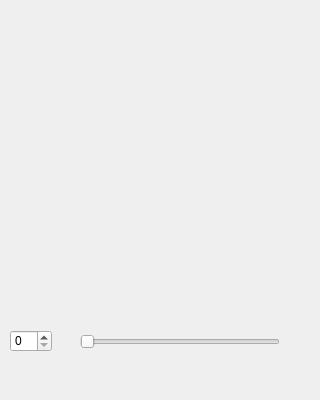
<?xml version="1.0" encoding="UTF-8"?>
<ui version="4.0">
 <class>Widget</class>
 <widget class="QWidget" name="Widget">
  <property name="geometry">
   <rect>
    <x>0</x>
    <y>0</y>
    <width>320</width>
    <height>400</height>
   </rect>
  </property>
  <property name="windowTitle">
   <string>Widget</string>
  </property>
  <widget class="QSpinBox" name="spinBox">
   <property name="geometry">
    <rect>
     <x>10</x>
     <y>330</y>
     <width>42</width>
     <height>22</height>
    </rect>
   </property>
   <property name="sizePolicy">
    <sizepolicy hsizetype="Fixed" vsizetype="Fixed">
     <horstretch>0</horstretch>
     <verstretch>0</verstretch>
    </sizepolicy>
   </property>
   <property name="maximum">
    <number>100</number>
   </property>
  </widget>
  <widget class="QSlider" name="horizontalSlider">
   <property name="geometry">
    <rect>
     <x>80</x>
     <y>330</y>
     <width>200</width>
     <height>24</height>
    </rect>
   </property>
   <property name="font">
    <font>
     <family>PanRoman</family>
    </font>
   </property>
   <property name="maximum">
    <number>100</number>
   </property>
   <property name="orientation">
    <enum>Qt::Horizontal</enum>
   </property>
  </widget>
 </widget>
 <resources/>
 <connections>
  <connection>
   <sender>spinBox</sender>
   <signal>valueChanged(int)</signal>
   <receiver>horizontalSlider</receiver>
   <slot>setValue(int)</slot>
   <hints>
    <hint type="sourcelabel">
     <x>30</x>
     <y>340</y>
    </hint>
    <hint type="destinationlabel">
     <x>89</x>
     <y>349</y>
    </hint>
   </hints>
  </connection>
  <connection>
   <sender>horizontalSlider</sender>
   <signal>valueChanged(int)</signal>
   <receiver>spinBox</receiver>
   <slot>setValue(int)</slot>
   <hints>
    <hint type="sourcelabel">
     <x>114</x>
     <y>332</y>
    </hint>
    <hint type="destinationlabel">
     <x>43</x>
     <y>336</y>
    </hint>
   </hints>
  </connection>
 </connections>
</ui>
